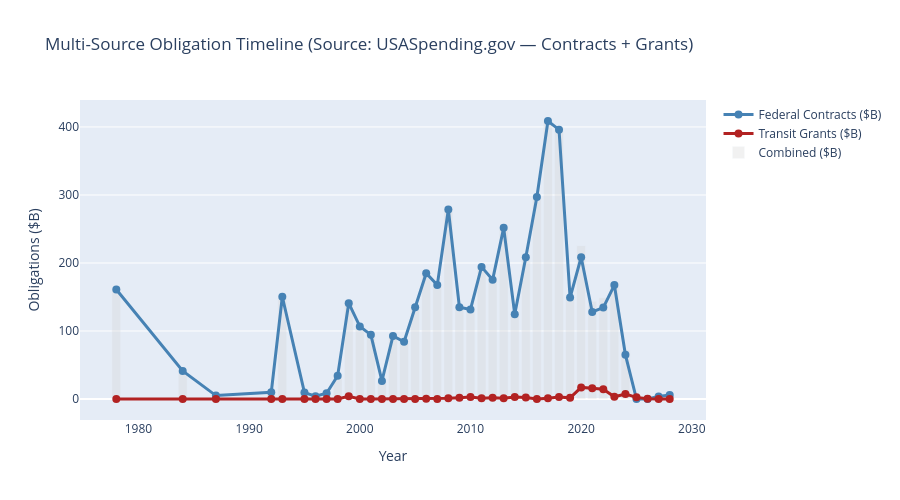

The notebook cell this image was saved under:
### Markdown cell above
## 4. Multi-Source Timeline — Grants + Contracts

### Code cell
# Prepare timeline data
contracts['year'] = pd.to_datetime(contracts['start_date'], errors='coerce').dt.year
contract_timeline = contracts.dropna(subset=['year']).groupby('year')['award_amount'].sum() / 1e9

grants['year'] = pd.to_datetime(grants['start_date'], errors='coerce').dt.year
grant_timeline = grants.dropna(subset=['year']).groupby('year')['amount'].sum() / 1e9

# Align years
all_years = sorted(set(contract_timeline.index) | set(grant_timeline.index))
contract_vals = [contract_timeline.get(y, 0) for y in all_years]
grant_vals = [grant_timeline.get(y, 0) for y in all_years]

fig = go.Figure()
fig.add_trace(go.Scatter(x=all_years, y=contract_vals, mode='lines+markers',
                         name='Federal Contracts ($B)', line=dict(color='steelblue', width=3),
                         marker=dict(size=8)))
fig.add_trace(go.Scatter(x=all_years, y=grant_vals, mode='lines+markers',
                         name='Transit Grants ($B)', line=dict(color='firebrick', width=3),
                         marker=dict(size=8)))
fig.add_trace(go.Bar(x=all_years, y=[c+g for c,g in zip(contract_vals, grant_vals)],
                     name='Combined ($B)', marker_color='lightgray', opacity=0.3))

fig.update_layout(
    title='Multi-Source Obligation Timeline (Source: USASpending.gov — Contracts + Grants)',
    xaxis_title='Year',
    yaxis_title='Obligations ($B)',
    barmode='overlay',
    height=500
)
fig.write_html('../figures/16_multi_source_timeline.html')
fig.show()

### Figure 1 — Plotly figure (JSON) as saved in the notebook; plotly's stock layout.template omitted (floating-point values rounded to 4 significant figures)
{"data": [{"line": {"color": "steelblue", "width": 3}, "marker": {"size": 8}, "mode": "lines+markers", "name": "Federal Contracts ($B)", "type": "scatter", "x": [1978, 1984, 1987, 1992, 1993, 1995, 1996, 1997, 1998, 1999, 2000, 2001, 2002, 2003, 2004, 2005, 2006, 2007, 2008, 2009, 2010, 2011, 2012, 2013, 2014, 2015, 2016, 2017, 2018, 2019, 2020, 2021, 2022, 2023, 2024, 2025.0, 2026.0, 2027, 2028], "y": [161.1, 41.29, 5.023, 9.77, 150.3, 9.458, 4.064, 8.489, 34.09, 140.8, 106.8, 94.32, 26.56, 92.77, 84.11, 134.7, 185.0, 167.5, 278.7, 135.0, 131.7, 194.3, 175.2, 251.7, 124.6, 208.3, 297.1, 408.8, 396.0, 149.1, 208.4, 127.9, 134.5, 167.5, 64.91, 0, 0, 3.731, 5.716]}, {"line": {"color": "firebrick", "width": 3}, "marker": {"size": 8}, "mode": "lines+markers", "name": "Transit Grants ($B)", "type": "scatter", "x": [1978, 1984, 1987, 1992, 1993, 1995, 1996, 1997, 1998, 1999, 2000, 2001, 2002, 2003, 2004, 2005, 2006, 2007, 2008, 2009, 2010, 2011, 2012, 2013, 2014, 2015, 2016, 2017, 2018, 2019, 2020, 2021, 2022, 2023, 2024, 2025.0, 2026.0, 2027, 2028], "y": [0, 0, 0, 0, 0, 0, 0, 0, 0, 3.867, 0, 0, 0, 0, 0, 0, 0.1925, 0, 1.022, 1.912, 2.816, 0.995, 1.745, 0.9768, 3.005, 2.173, 0, 0.9961, 2.886, 1.657, 17.06, 15.8, 14.42, 3.287, 7.377, 2.393, 0.2544, 0, 0]}, {"marker": {"color": "lightgray"}, "name": "Combined ($B)", "opacity": 0.3, "type": "bar", "x": [1978, 1984, 1987, 1992, 1993, 1995, 1996, 1997, 1998, 1999, 2000, 2001, 2002, 2003, 2004, 2005, 2006, 2007, 2008, 2009, 2010, 2011, 2012, 2013, 2014, 2015, 2016, 2017, 2018, 2019, 2020, 2021, 2022, 2023, 2024, 2025.0, 2026.0, 2027, 2028], "y": [161.1, 41.29, 5.023, 9.77, 150.3, 9.458, 4.064, 8.489, 34.09, 144.7, 106.8, 94.32, 26.56, 92.77, 84.11, 134.7, 185.2, 167.5, 279.7, 136.9, 134.5, 195.3, 177.0, 252.6, 127.6, 210.5, 297.1, 409.8, 398.9, 150.8, 225.5, 143.7, 148.9, 170.8, 72.29, 2.393, 0.2544, 3.731, 5.716]}], "layout": {"barmode": "overlay", "height": 500, "title": {"text": "Multi-Source Obligation Timeline (Source: USASpending.gov — Contracts + Grants)"}, "xaxis": {"title": {"text": "Year"}}, "yaxis": {"title": {"text": "Obligations ($B)"}}}}
